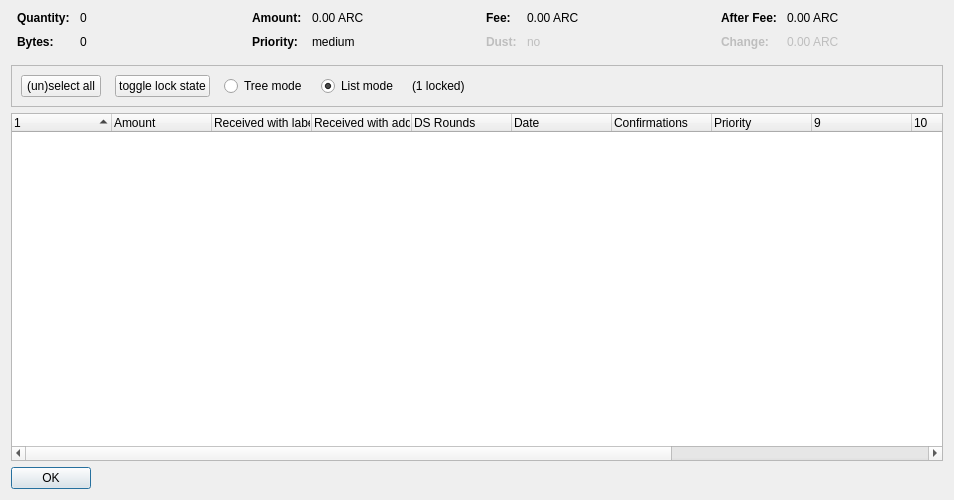
<?xml version="1.0" encoding="UTF-8"?>
<ui version="4.0">
 <class>CoinControlDialog</class>
 <widget class="QDialog" name="CoinControlDialog">
  <property name="geometry">
   <rect>
    <x>0</x>
    <y>0</y>
    <width>954</width>
    <height>500</height>
   </rect>
  </property>
  <property name="windowTitle">
   <string>Coin Selection</string>
  </property>
  <layout class="QVBoxLayout" name="verticalLayout">
   <item>
    <layout class="QHBoxLayout" name="horizontalLayoutTop" stretch="0,0,0,0">
     <property name="topMargin">
      <number>0</number>
     </property>
     <property name="bottomMargin">
      <number>10</number>
     </property>
     <item>
      <layout class="QFormLayout" name="formLayoutCoinControl1">
       <property name="horizontalSpacing">
        <number>10</number>
       </property>
       <property name="verticalSpacing">
        <number>10</number>
       </property>
       <property name="leftMargin">
        <number>6</number>
       </property>
       <property name="rightMargin">
        <number>6</number>
       </property>
       <item row="0" column="0">
        <widget class="QLabel" name="labelCoinControlQuantityText">
         <property name="font">
          <font>
           <weight>75</weight>
           <bold>true</bold>
          </font>
         </property>
         <property name="text">
          <string>Quantity:</string>
         </property>
        </widget>
       </item>
       <item row="0" column="1">
        <widget class="QLabel" name="labelCoinControlQuantity">
         <property name="cursor">
          <cursorShape>IBeamCursor</cursorShape>
         </property>
         <property name="contextMenuPolicy">
          <enum>Qt::ActionsContextMenu</enum>
         </property>
         <property name="text">
          <string notr="true">0</string>
         </property>
         <property name="textInteractionFlags">
          <set>Qt::LinksAccessibleByMouse|Qt::TextSelectableByKeyboard|Qt::TextSelectableByMouse</set>
         </property>
        </widget>
       </item>
       <item row="1" column="0">
        <widget class="QLabel" name="labelCoinControlBytesText">
         <property name="font">
          <font>
           <weight>75</weight>
           <bold>true</bold>
          </font>
         </property>
         <property name="text">
          <string>Bytes:</string>
         </property>
        </widget>
       </item>
       <item row="1" column="1">
        <widget class="QLabel" name="labelCoinControlBytes">
         <property name="cursor">
          <cursorShape>IBeamCursor</cursorShape>
         </property>
         <property name="contextMenuPolicy">
          <enum>Qt::ActionsContextMenu</enum>
         </property>
         <property name="text">
          <string notr="true">0</string>
         </property>
         <property name="textInteractionFlags">
          <set>Qt::LinksAccessibleByMouse|Qt::TextSelectableByKeyboard|Qt::TextSelectableByMouse</set>
         </property>
        </widget>
       </item>
      </layout>
     </item>
     <item>
      <layout class="QFormLayout" name="formLayoutCoinControl2">
       <property name="horizontalSpacing">
        <number>10</number>
       </property>
       <property name="verticalSpacing">
        <number>10</number>
       </property>
       <property name="leftMargin">
        <number>6</number>
       </property>
       <property name="rightMargin">
        <number>6</number>
       </property>
       <item row="0" column="0">
        <widget class="QLabel" name="labelCoinControlAmountText">
         <property name="font">
          <font>
           <weight>75</weight>
           <bold>true</bold>
          </font>
         </property>
         <property name="text">
          <string>Amount:</string>
         </property>
        </widget>
       </item>
       <item row="0" column="1">
        <widget class="QLabel" name="labelCoinControlAmount">
         <property name="cursor">
          <cursorShape>IBeamCursor</cursorShape>
         </property>
         <property name="contextMenuPolicy">
          <enum>Qt::ActionsContextMenu</enum>
         </property>
         <property name="text">
          <string notr="true">0.00 ARC</string>
         </property>
         <property name="textInteractionFlags">
          <set>Qt::LinksAccessibleByMouse|Qt::TextSelectableByKeyboard|Qt::TextSelectableByMouse</set>
         </property>
        </widget>
       </item>
       <item row="1" column="0">
        <widget class="QLabel" name="labelCoinControlPriorityText">
         <property name="font">
          <font>
           <weight>75</weight>
           <bold>true</bold>
          </font>
         </property>
         <property name="text">
          <string>Priority:</string>
         </property>
        </widget>
       </item>
       <item row="1" column="1">
        <widget class="QLabel" name="labelCoinControlPriority">
         <property name="cursor">
          <cursorShape>IBeamCursor</cursorShape>
         </property>
         <property name="contextMenuPolicy">
          <enum>Qt::ActionsContextMenu</enum>
         </property>
         <property name="text">
          <string>medium</string>
         </property>
         <property name="textInteractionFlags">
          <set>Qt::LinksAccessibleByMouse|Qt::TextSelectableByKeyboard|Qt::TextSelectableByMouse</set>
         </property>
        </widget>
       </item>
      </layout>
     </item>
     <item>
      <layout class="QFormLayout" name="formLayoutCoinControl3">
       <property name="horizontalSpacing">
        <number>10</number>
       </property>
       <property name="verticalSpacing">
        <number>10</number>
       </property>
       <property name="leftMargin">
        <number>6</number>
       </property>
       <property name="rightMargin">
        <number>6</number>
       </property>
       <item row="0" column="0">
        <widget class="QLabel" name="labelCoinControlFeeText">
         <property name="font">
          <font>
           <weight>75</weight>
           <bold>true</bold>
          </font>
         </property>
         <property name="text">
          <string>Fee:</string>
         </property>
        </widget>
       </item>
       <item row="0" column="1">
        <widget class="QLabel" name="labelCoinControlFee">
         <property name="cursor">
          <cursorShape>IBeamCursor</cursorShape>
         </property>
         <property name="contextMenuPolicy">
          <enum>Qt::ActionsContextMenu</enum>
         </property>
         <property name="text">
          <string notr="true">0.00 ARC</string>
         </property>
         <property name="textInteractionFlags">
          <set>Qt::LinksAccessibleByMouse|Qt::TextSelectableByKeyboard|Qt::TextSelectableByMouse</set>
         </property>
        </widget>
       </item>
       <item row="1" column="0">
        <widget class="QLabel" name="labelCoinControlLowOutputText">
         <property name="enabled">
          <bool>false</bool>
         </property>
         <property name="font">
          <font>
           <weight>75</weight>
           <bold>true</bold>
          </font>
         </property>
         <property name="text">
          <string>Dust:</string>
         </property>
        </widget>
       </item>
       <item row="1" column="1">
        <widget class="QLabel" name="labelCoinControlLowOutput">
         <property name="enabled">
          <bool>false</bool>
         </property>
         <property name="cursor">
          <cursorShape>IBeamCursor</cursorShape>
         </property>
         <property name="contextMenuPolicy">
          <enum>Qt::ActionsContextMenu</enum>
         </property>
         <property name="text">
          <string>no</string>
         </property>
         <property name="textInteractionFlags">
          <set>Qt::LinksAccessibleByMouse|Qt::TextSelectableByKeyboard|Qt::TextSelectableByMouse</set>
         </property>
        </widget>
       </item>
      </layout>
     </item>
     <item>
      <layout class="QFormLayout" name="formLayoutCoinControl4">
       <property name="horizontalSpacing">
        <number>10</number>
       </property>
       <property name="verticalSpacing">
        <number>10</number>
       </property>
       <property name="leftMargin">
        <number>6</number>
       </property>
       <property name="rightMargin">
        <number>6</number>
       </property>
       <item row="0" column="0">
        <widget class="QLabel" name="labelCoinControlAfterFeeText">
         <property name="font">
          <font>
           <weight>75</weight>
           <bold>true</bold>
          </font>
         </property>
         <property name="text">
          <string>After Fee:</string>
         </property>
        </widget>
       </item>
       <item row="0" column="1">
        <widget class="QLabel" name="labelCoinControlAfterFee">
         <property name="cursor">
          <cursorShape>IBeamCursor</cursorShape>
         </property>
         <property name="contextMenuPolicy">
          <enum>Qt::ActionsContextMenu</enum>
         </property>
         <property name="text">
          <string notr="true">0.00 ARC</string>
         </property>
         <property name="textInteractionFlags">
          <set>Qt::LinksAccessibleByMouse|Qt::TextSelectableByKeyboard|Qt::TextSelectableByMouse</set>
         </property>
        </widget>
       </item>
       <item row="1" column="0">
        <widget class="QLabel" name="labelCoinControlChangeText">
         <property name="enabled">
          <bool>false</bool>
         </property>
         <property name="font">
          <font>
           <weight>75</weight>
           <bold>true</bold>
          </font>
         </property>
         <property name="text">
          <string>Change:</string>
         </property>
        </widget>
       </item>
       <item row="1" column="1">
        <widget class="QLabel" name="labelCoinControlChange">
         <property name="enabled">
          <bool>false</bool>
         </property>
         <property name="cursor">
          <cursorShape>IBeamCursor</cursorShape>
         </property>
         <property name="contextMenuPolicy">
          <enum>Qt::ActionsContextMenu</enum>
         </property>
         <property name="text">
          <string notr="true">0.00 ARC</string>
         </property>
         <property name="textInteractionFlags">
          <set>Qt::LinksAccessibleByMouse|Qt::TextSelectableByKeyboard|Qt::TextSelectableByMouse</set>
         </property>
        </widget>
       </item>
      </layout>
     </item>
    </layout>
   </item>
   <item>
    <widget class="QFrame" name="frame">
     <property name="minimumSize">
      <size>
       <width>0</width>
       <height>40</height>
      </size>
     </property>
     <property name="frameShape">
      <enum>QFrame::StyledPanel</enum>
     </property>
     <property name="frameShadow">
      <enum>QFrame::Sunken</enum>
     </property>
     <layout class="QHBoxLayout" name="horizontalLayout">
      <item>
       <layout class="QHBoxLayout" name="horizontalLayoutPanel" stretch="0,0,0,0,0,0">
        <property name="spacing">
         <number>14</number>
        </property>
        <item>
         <widget class="QPushButton" name="pushButtonSelectAll">
          <property name="sizePolicy">
           <sizepolicy hsizetype="Maximum" vsizetype="Fixed">
            <horstretch>0</horstretch>
            <verstretch>0</verstretch>
           </sizepolicy>
          </property>
          <property name="text">
           <string>(un)select all</string>
          </property>
          <property name="autoDefault">
           <bool>false</bool>
          </property>
         </widget>
        </item>
        <item>
         <widget class="QPushButton" name="pushButtonToggleLock">
          <property name="sizePolicy">
           <sizepolicy hsizetype="Maximum" vsizetype="Fixed">
            <horstretch>0</horstretch>
            <verstretch>0</verstretch>
           </sizepolicy>
          </property>
          <property name="text">
           <string>toggle lock state</string>
          </property>
          <property name="autoDefault">
           <bool>false</bool>
          </property>
         </widget>
        </item>
        <item>
         <widget class="QRadioButton" name="radioTreeMode">
          <property name="sizePolicy">
           <sizepolicy hsizetype="Maximum" vsizetype="Fixed">
            <horstretch>0</horstretch>
            <verstretch>0</verstretch>
           </sizepolicy>
          </property>
          <property name="text">
           <string>Tree mode</string>
          </property>
         </widget>
        </item>
        <item>
         <widget class="QRadioButton" name="radioListMode">
          <property name="sizePolicy">
           <sizepolicy hsizetype="Maximum" vsizetype="Fixed">
            <horstretch>0</horstretch>
            <verstretch>0</verstretch>
           </sizepolicy>
          </property>
          <property name="text">
           <string>List mode</string>
          </property>
          <property name="checked">
           <bool>true</bool>
          </property>
         </widget>
        </item>
        <item>
         <widget class="QLabel" name="labelLocked">
          <property name="text">
           <string>(1 locked)</string>
          </property>
         </widget>
        </item>
        <item>
         <spacer name="horizontalSpacer">
          <property name="orientation">
           <enum>Qt::Horizontal</enum>
          </property>
          <property name="sizeHint" stdset="0">
           <size>
            <width>40</width>
            <height>20</height>
           </size>
          </property>
         </spacer>
        </item>
       </layout>
      </item>
     </layout>
    </widget>
   </item>
   <item>
    <widget class="CoinControlTreeWidget" name="treeWidget">
     <property name="contextMenuPolicy">
      <enum>Qt::CustomContextMenu</enum>
     </property>
     <property name="sortingEnabled">
      <bool>false</bool>
     </property>
     <property name="columnCount">
      <number>13</number>
     </property>
     <attribute name="headerShowSortIndicator" stdset="0">
      <bool>true</bool>
     </attribute>
     <attribute name="headerStretchLastSection">
      <bool>false</bool>
     </attribute>
     <column>
      <property name="text">
       <string/>
      </property>
     </column>
     <column>
      <property name="text">
       <string>Amount</string>
      </property>
     </column>
     <column>
      <property name="text">
       <string>Received with label</string>
      </property>
     </column>
     <column>
      <property name="text">
       <string>Received with address</string>
      </property>
     </column>
     <column>
      <property name="text">
       <string>DS Rounds</string>
      </property>
     </column>
     <column>
      <property name="text">
       <string>Date</string>
      </property>
     </column>
     <column>
      <property name="text">
       <string>Confirmations</string>
      </property>
      <property name="toolTip">
       <string>Confirmed</string>
      </property>
     </column>
     <column>
      <property name="text">
       <string>Priority</string>
      </property>
     </column>
     <column>
      <property name="text">
       <string/>
      </property>
     </column>
     <column>
      <property name="text">
       <string/>
      </property>
     </column>
     <column>
      <property name="text">
       <string/>
      </property>
     </column>
     <column>
      <property name="text">
       <string/>
      </property>
     </column>
     <column>
      <property name="text">
       <string/>
      </property>
     </column>
    </widget>
   </item>
   <item>
    <widget class="QDialogButtonBox" name="buttonBox">
     <property name="sizePolicy">
      <sizepolicy hsizetype="Maximum" vsizetype="Fixed">
       <horstretch>0</horstretch>
       <verstretch>0</verstretch>
      </sizepolicy>
     </property>
     <property name="orientation">
      <enum>Qt::Horizontal</enum>
     </property>
     <property name="standardButtons">
      <set>QDialogButtonBox::Ok</set>
     </property>
    </widget>
   </item>
  </layout>
 </widget>
 <customwidgets>
  <customwidget>
   <class>CoinControlTreeWidget</class>
   <extends>QTreeWidget</extends>
   <header>coincontroltreewidget.h</header>
  </customwidget>
 </customwidgets>
 <resources/>
 <connections/>
</ui>
